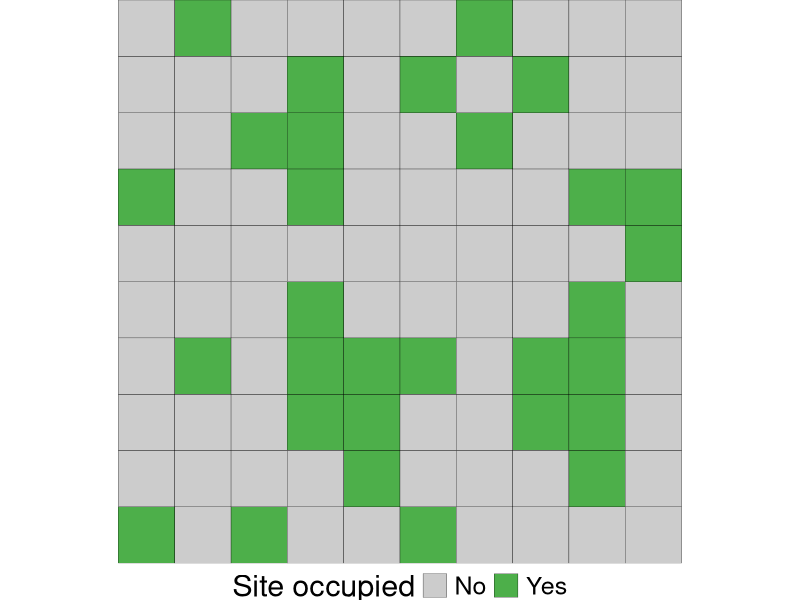
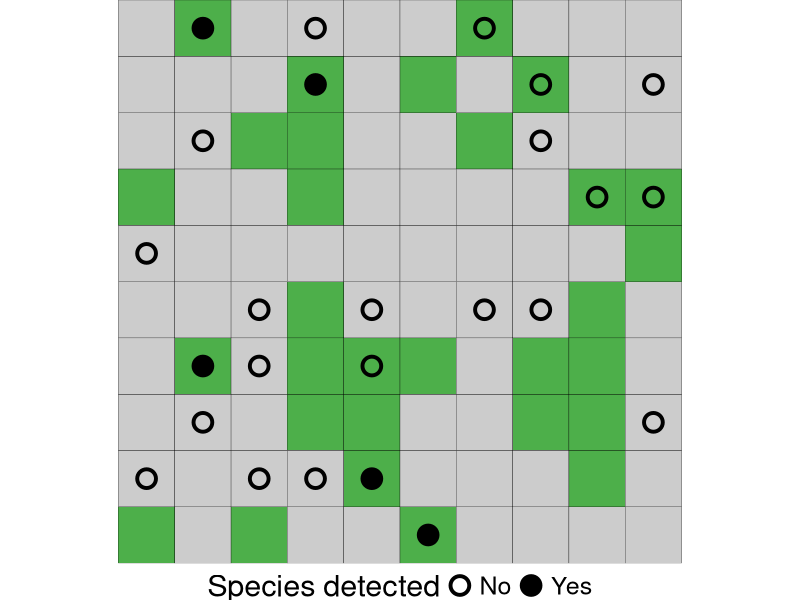
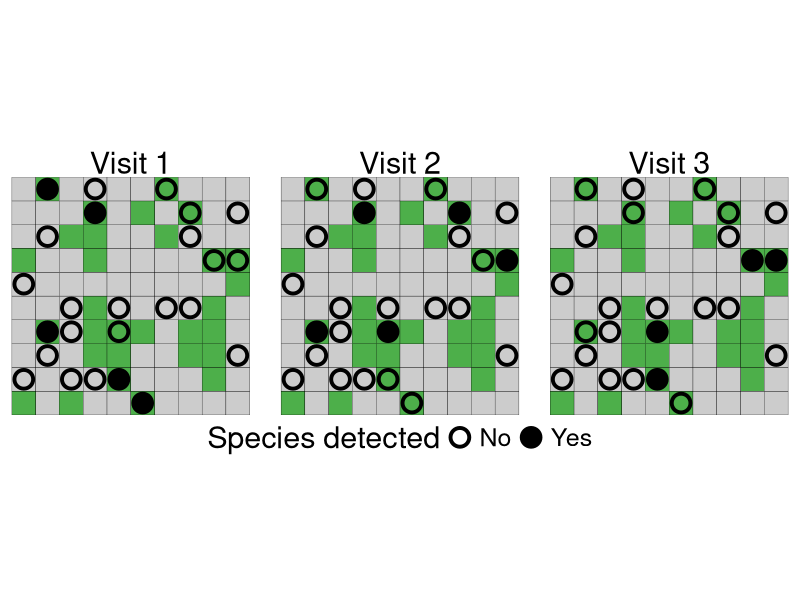
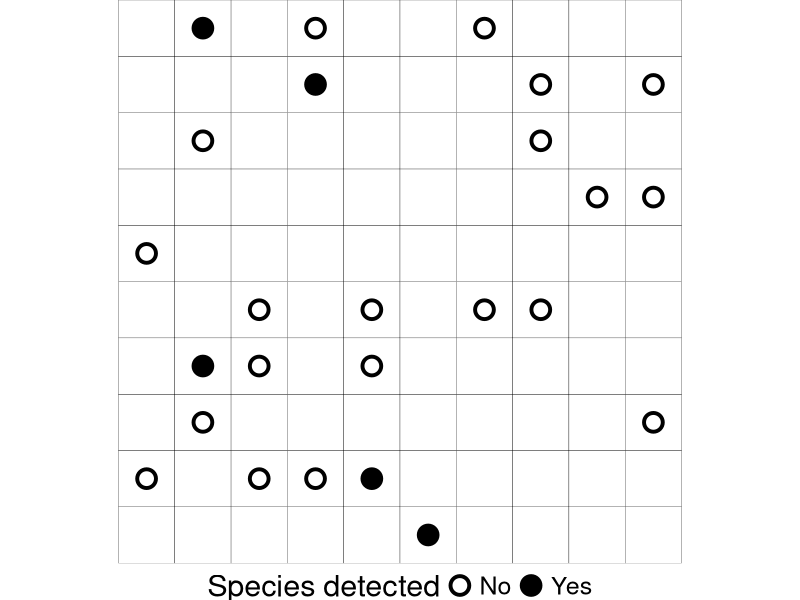
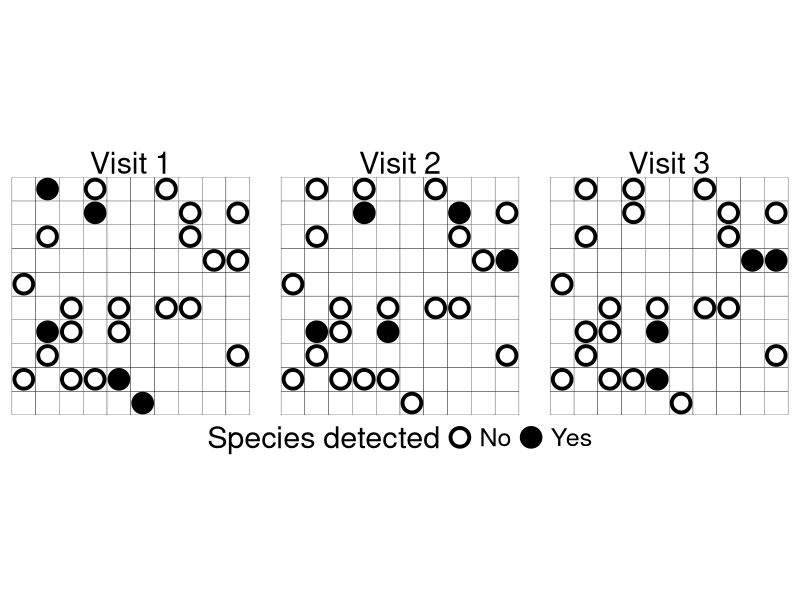

R code for these plots, in order:
library(tidyverse)
set.seed(1)

# generate a 10 x 10 grid
psi <- 0.3
p <- 0.5
p_surveyed <- 0.25
grid <- crossing(x = seq(0.5, 9.5, 1),
                 y = seq(0.5, 9.5, 1)) %>% 
  mutate(occupied = FALSE,
         surveyed = FALSE)
grid$occupied[sample.int(nrow(grid), nrow(grid) * psi)] <- TRUE
grid$surveyed[sample.int(nrow(grid), nrow(grid) * p_surveyed)] <- TRUE

col_pres <- "#4daf4a"
col_abs <- "grey80"

g_grid <- ggplot(grid) +
  aes(x = x, y = y) +
  geom_tile(aes(fill = occupied), color = "#000000") +
  scale_fill_manual("Site occupied",
                    values = c(col_abs, col_pres),
                    labels = c("No", "Yes")) +
  scale_y_continuous(expand = c(0, 0)) +
  coord_equal() +
  theme_void() +
  theme(legend.text = element_text(size = 18),
        legend.title = element_text(size = 22),
        legend.position = "bottom")
ggsave("assets/img/12_occupancy_grid.svg", g_grid, width = 7, height = 7)

# surveys
survey <- grid %>% 
  filter(surveyed) %>% 
  crossing(visit = paste("Visit", 1:3)) %>% 
  mutate(detected = occupied & (runif(nrow(.)) <= p),
         missed = occupied & !detected)
# single survey
g_s1 <- ggplot(grid) +
  aes(x = x, y = y) +
  geom_tile(aes(fill = occupied), color = "#000000", show.legend = FALSE) +
  geom_point(data = survey %>% filter(visit == "Visit 1"), 
             aes(shape = detected), size = 5, stroke = 2) +
  # geom_point(data = survey %>% filter(visit == "Visit 1", missed), 
  #            shape = 1, size = 5, stroke = 2) +
  scale_fill_manual("Site occupied",
                    values = c(col_abs, col_pres),
                    labels = c("No", "Yes")) +
  scale_shape_manual("Species detected",
                     values = c(1, 19),
                     labels = c("No", "Yes")) +
  scale_y_continuous(expand = c(0, 0)) +
  coord_equal() +
  theme_void() +
  theme(legend.text = element_text(size = 18),
        legend.title = element_text(size = 22),
        legend.position = "bottom")
ggsave("assets/img/12_occupancy_1survey.svg", g_s1, width = 7, height = 7)

# single survey
g_s3 <- ggplot(grid) +
  aes(x = x, y = y) +
  geom_tile(aes(fill = occupied), color = "#000000", show.legend = FALSE) +
  geom_point(data = survey, 
             aes(shape = detected), size = 5, stroke = 2) +
  scale_fill_manual("Site occupied",
                    values = c(col_abs, col_pres),
                    labels = c("No", "Yes")) +
  scale_shape_manual("Species detected",
                     values = c(1, 19),
                     labels = c("No", "Yes")) +
  scale_y_continuous(expand = c(0, 0)) +
  coord_equal() +
  facet_wrap(~ visit, nrow = 1) +
  theme_void() +
  theme(strip.text = element_text(size = 22),
        legend.text = element_text(size = 18),
        legend.title = element_text(size = 22),
        legend.position = "bottom")
ggsave("assets/img/12_occupancy_3surveys.svg", g_s3, width = 18, height = 6)


# observations only
g_o1 <- ggplot(grid) +
  aes(x = x, y = y) +
  geom_tile(aes(fill = occupied), color = "#000000", show.legend = FALSE) +
  geom_point(data = survey %>% filter(visit == "Visit 1"), 
             aes(shape = detected), size = 5, stroke = 2) +
  scale_fill_manual("Site occupied",
                    values = c("white", "white"),
                    labels = c("No", "Yes")) +
  scale_shape_manual("Species detected",
                     values = c(1, 19),
                     labels = c("No", "Yes")) +
  scale_y_continuous(expand = c(0, 0)) +
  coord_equal() +
  theme_void() +
  theme(legend.text = element_text(size = 18),
        legend.title = element_text(size = 22),
        legend.position = "bottom")
ggsave("assets/img/12_occupancy_obsonly.svg", g_o1, width = 7, height = 7)


# obs only 3 surveys
g_o3 <- ggplot(grid) +
  aes(x = x, y = y) +
  geom_tile(aes(fill = occupied), color = "#000000", show.legend = FALSE) +
  geom_point(data = survey, 
             aes(shape = detected), size = 5, stroke = 2) +
  scale_fill_manual("Site occupied",
                    values = c("white", "white"),
                    labels = c("No", "Yes")) +
  scale_shape_manual("Species detected",
                     values = c(1, 19),
                     labels = c("No", "Yes")) +
  scale_y_continuous(expand = c(0, 0)) +
  coord_equal() +
  facet_wrap(~ visit, nrow = 1) +
  theme_void() +
  theme(strip.text = element_text(size = 22),
        legend.text = element_text(size = 18),
        legend.title = element_text(size = 22),
        legend.position = "bottom")
ggsave("assets/img/12_occupancy_3surveys_obsonly.svg", g_o3, width = 18, height = 6)



